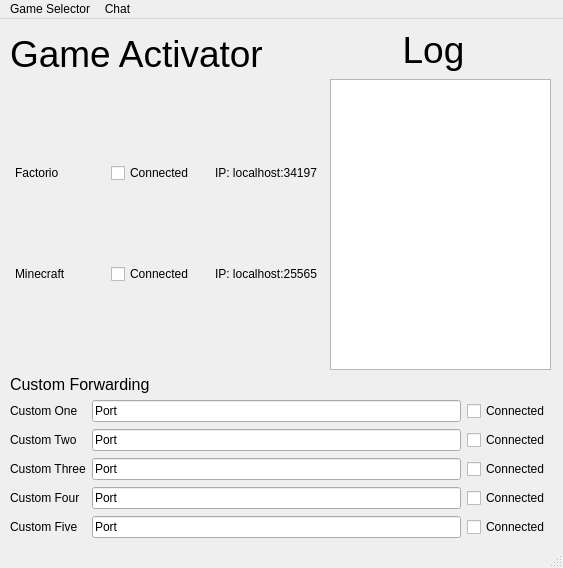
<?xml version="1.0" encoding="UTF-8"?>
<ui version="4.0">
 <class>MainWindow</class>
 <widget class="QMainWindow" name="MainWindow">
  <property name="geometry">
   <rect>
    <x>0</x>
    <y>0</y>
    <width>563</width>
    <height>568</height>
   </rect>
  </property>
  <property name="windowTitle">
   <string>MainWindow</string>
  </property>
  <widget class="QWidget" name="centralwidget">
   <widget class="QLabel" name="label">
    <property name="geometry">
     <rect>
      <x>10</x>
      <y>14</y>
      <width>291</width>
      <height>41</height>
     </rect>
    </property>
    <property name="font">
     <font>
      <pointsize>28</pointsize>
     </font>
    </property>
    <property name="text">
     <string>Game Activator</string>
    </property>
   </widget>
   <widget class="QLabel" name="label_4">
    <property name="geometry">
     <rect>
      <x>10</x>
      <y>350</y>
      <width>261</width>
      <height>31</height>
     </rect>
    </property>
    <property name="font">
     <font>
      <pointsize>12</pointsize>
     </font>
    </property>
    <property name="text">
     <string>Custom Forwarding</string>
    </property>
   </widget>
   <widget class="QWidget" name="gridLayoutWidget">
    <property name="geometry">
     <rect>
      <x>10</x>
      <y>380</y>
      <width>541</width>
      <height>141</height>
     </rect>
    </property>
    <layout class="QGridLayout" name="gridLayout">
     <item row="1" column="0">
      <widget class="QLabel" name="label_6">
       <property name="text">
        <string>Custom Two</string>
       </property>
      </widget>
     </item>
     <item row="3" column="0">
      <widget class="QLabel" name="label_8">
       <property name="text">
        <string>Custom Four</string>
       </property>
      </widget>
     </item>
     <item row="4" column="0">
      <widget class="QLabel" name="label_9">
       <property name="text">
        <string>Custom Five</string>
       </property>
      </widget>
     </item>
     <item row="0" column="2">
      <widget class="QCheckBox" name="checkBox">
       <property name="text">
        <string>Connected</string>
       </property>
      </widget>
     </item>
     <item row="2" column="2">
      <widget class="QCheckBox" name="checkBox_3">
       <property name="text">
        <string>Connected</string>
       </property>
      </widget>
     </item>
     <item row="0" column="0">
      <widget class="QLabel" name="label_5">
       <property name="text">
        <string>Custom One</string>
       </property>
      </widget>
     </item>
     <item row="4" column="2">
      <widget class="QCheckBox" name="checkBox_5">
       <property name="text">
        <string>Connected</string>
       </property>
      </widget>
     </item>
     <item row="3" column="2">
      <widget class="QCheckBox" name="checkBox_4">
       <property name="text">
        <string>Connected</string>
       </property>
      </widget>
     </item>
     <item row="1" column="2">
      <widget class="QCheckBox" name="checkBox_2">
       <property name="text">
        <string>Connected</string>
       </property>
      </widget>
     </item>
     <item row="2" column="0">
      <widget class="QLabel" name="label_7">
       <property name="text">
        <string>Custom Three</string>
       </property>
      </widget>
     </item>
     <item row="0" column="1">
      <widget class="QLineEdit" name="lineEdit">
       <property name="text">
        <string>Port</string>
       </property>
      </widget>
     </item>
     <item row="1" column="1">
      <widget class="QLineEdit" name="lineEdit_2">
       <property name="text">
        <string>Port</string>
       </property>
      </widget>
     </item>
     <item row="2" column="1">
      <widget class="QLineEdit" name="lineEdit_3">
       <property name="text">
        <string>Port</string>
       </property>
      </widget>
     </item>
     <item row="3" column="1">
      <widget class="QLineEdit" name="lineEdit_4">
       <property name="text">
        <string>Port</string>
       </property>
      </widget>
     </item>
     <item row="4" column="1">
      <widget class="QLineEdit" name="lineEdit_5">
       <property name="text">
        <string>Port</string>
       </property>
      </widget>
     </item>
    </layout>
   </widget>
   <widget class="QTextBrowser" name="textBrowser">
    <property name="geometry">
     <rect>
      <x>330</x>
      <y>60</y>
      <width>221</width>
      <height>291</height>
     </rect>
    </property>
   </widget>
   <widget class="QLabel" name="label_10">
    <property name="geometry">
     <rect>
      <x>318</x>
      <y>5</y>
      <width>231</width>
      <height>51</height>
     </rect>
    </property>
    <property name="font">
     <font>
      <pointsize>28</pointsize>
     </font>
    </property>
    <property name="text">
     <string>Log</string>
    </property>
    <property name="alignment">
     <set>Qt::AlignCenter</set>
    </property>
   </widget>
   <widget class="QWidget" name="gridLayoutWidget_2">
    <property name="geometry">
     <rect>
      <x>10</x>
      <y>60</y>
      <width>312</width>
      <height>291</height>
     </rect>
    </property>
    <layout class="QGridLayout" name="gridLayout_2">
     <property name="leftMargin">
      <number>5</number>
     </property>
     <property name="topMargin">
      <number>5</number>
     </property>
     <property name="rightMargin">
      <number>5</number>
     </property>
     <property name="bottomMargin">
      <number>5</number>
     </property>
     <property name="horizontalSpacing">
      <number>20</number>
     </property>
     <property name="verticalSpacing">
      <number>2</number>
     </property>
     <item row="1" column="1">
      <widget class="QCheckBox" name="minecraftCheckBox">
       <property name="text">
        <string>Connected</string>
       </property>
      </widget>
     </item>
     <item row="0" column="0">
      <widget class="QLabel" name="factorioLabel">
       <property name="text">
        <string>Factorio</string>
       </property>
      </widget>
     </item>
     <item row="0" column="1">
      <widget class="QCheckBox" name="factorioCheckBox">
       <property name="text">
        <string>Connected</string>
       </property>
      </widget>
     </item>
     <item row="1" column="0">
      <widget class="QLabel" name="minecraftLabel">
       <property name="text">
        <string>Minecraft</string>
       </property>
      </widget>
     </item>
     <item row="0" column="2">
      <widget class="QLabel" name="label_2">
       <property name="text">
        <string>IP: localhost:34197</string>
       </property>
      </widget>
     </item>
     <item row="1" column="2">
      <widget class="QLabel" name="label_3">
       <property name="text">
        <string>IP: localhost:25565</string>
       </property>
      </widget>
     </item>
    </layout>
   </widget>
  </widget>
  <widget class="QMenuBar" name="menubar">
   <property name="geometry">
    <rect>
     <x>0</x>
     <y>0</y>
     <width>563</width>
     <height>21</height>
    </rect>
   </property>
   <widget class="QMenu" name="menuGame_Selector">
    <property name="title">
     <string>Game Selector</string>
    </property>
   </widget>
   <widget class="QMenu" name="menuChat">
    <property name="title">
     <string>Chat</string>
    </property>
   </widget>
   <addaction name="menuGame_Selector"/>
   <addaction name="menuChat"/>
  </widget>
  <widget class="QStatusBar" name="statusbar"/>
 </widget>
 <resources/>
 <connections/>
</ui>
